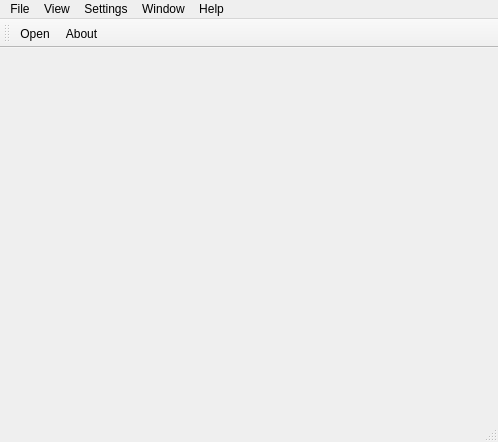
<?xml version="1.0" encoding="UTF-8"?>
<ui version="4.0">
 <class>ToolboxMain</class>
 <widget class="QMainWindow" name="ToolboxMain">
  <property name="geometry">
   <rect>
    <x>0</x>
    <y>0</y>
    <width>498</width>
    <height>442</height>
   </rect>
  </property>
  <property name="windowTitle">
   <string>ToolboxMain</string>
  </property>
  <widget class="QWidget" name="centralWidget"/>
  <widget class="QToolBar" name="mainToolBar">
   <property name="windowTitle">
    <string>Toolbar</string>
   </property>
   <property name="floatable">
    <bool>false</bool>
   </property>
   <attribute name="toolBarArea">
    <enum>TopToolBarArea</enum>
   </attribute>
   <attribute name="toolBarBreak">
    <bool>false</bool>
   </attribute>
   <addaction name="actionOpen"/>
   <addaction name="actionAbout"/>
  </widget>
  <widget class="QStatusBar" name="statusBar"/>
  <widget class="QMenuBar" name="menuBar">
   <property name="geometry">
    <rect>
     <x>0</x>
     <y>0</y>
     <width>498</width>
     <height>21</height>
    </rect>
   </property>
   <widget class="QMenu" name="menuFile">
    <property name="title">
     <string>File</string>
    </property>
    <addaction name="actionOpen"/>
    <addaction name="separator"/>
    <addaction name="actionExit"/>
   </widget>
   <widget class="QMenu" name="menuView">
    <property name="title">
     <string>View</string>
    </property>
    <widget class="QMenu" name="menuModel">
     <property name="title">
      <string>Model</string>
     </property>
     <addaction name="actionPoints"/>
     <addaction name="actionLines"/>
     <addaction name="actionLine_strip"/>
     <addaction name="actionLine_loop"/>
     <addaction name="actionTriangle"/>
     <addaction name="actionTriangle_strip"/>
     <addaction name="actionTriangle_fun"/>
     <addaction name="actionQuads"/>
     <addaction name="actionQuad_strip"/>
     <addaction name="actionPolygon"/>
    </widget>
    <addaction name="actionWireframe"/>
    <addaction name="actionBone"/>
    <addaction name="actionMaterial"/>
    <addaction name="menuModel"/>
   </widget>
   <widget class="QMenu" name="menuHelp">
    <property name="title">
     <string>Help</string>
    </property>
    <addaction name="actionAbout"/>
   </widget>
   <widget class="QMenu" name="menuWindow">
    <property name="title">
     <string>Window</string>
    </property>
   </widget>
   <widget class="QMenu" name="menuSettings">
    <property name="title">
     <string>Settings</string>
    </property>
   </widget>
   <addaction name="menuFile"/>
   <addaction name="menuView"/>
   <addaction name="menuSettings"/>
   <addaction name="menuWindow"/>
   <addaction name="menuHelp"/>
  </widget>
  <action name="actionWireframe">
   <property name="checkable">
    <bool>true</bool>
   </property>
   <property name="text">
    <string>Wireframe</string>
   </property>
  </action>
  <action name="actionBone">
   <property name="checkable">
    <bool>true</bool>
   </property>
   <property name="text">
    <string>Bone</string>
   </property>
  </action>
  <action name="actionMaterial">
   <property name="checkable">
    <bool>true</bool>
   </property>
   <property name="text">
    <string>Material</string>
   </property>
  </action>
  <action name="actionPoints">
   <property name="text">
    <string>Points</string>
   </property>
  </action>
  <action name="actionLines">
   <property name="text">
    <string>Lines</string>
   </property>
  </action>
  <action name="actionLine_strip">
   <property name="text">
    <string>Line strip</string>
   </property>
  </action>
  <action name="actionLine_loop">
   <property name="text">
    <string>Line loop</string>
   </property>
  </action>
  <action name="actionTriangle">
   <property name="text">
    <string>Triangle</string>
   </property>
  </action>
  <action name="actionTriangle_strip">
   <property name="text">
    <string>Triangle strip</string>
   </property>
  </action>
  <action name="actionTriangle_fun">
   <property name="text">
    <string>Triangle fun</string>
   </property>
  </action>
  <action name="actionQuads">
   <property name="text">
    <string>Quads</string>
   </property>
  </action>
  <action name="actionQuad_strip">
   <property name="text">
    <string>Quad strip</string>
   </property>
  </action>
  <action name="actionPolygon">
   <property name="text">
    <string>Polygon</string>
   </property>
  </action>
  <action name="actionAbout">
   <property name="text">
    <string>About...</string>
   </property>
  </action>
  <action name="actionOpen">
   <property name="text">
    <string>&amp;Open</string>
   </property>
   <property name="shortcut">
    <string>O</string>
   </property>
  </action>
  <action name="actionWindow">
   <property name="text">
    <string>Window</string>
   </property>
  </action>
  <action name="actionExit">
   <property name="text">
    <string>Exit</string>
   </property>
  </action>
 </widget>
 <layoutdefault spacing="6" margin="11"/>
 <resources/>
 <connections>
  <connection>
   <sender>actionOpen</sender>
   <signal>triggered()</signal>
   <receiver>ToolboxMain</receiver>
   <slot>onOpen()</slot>
   <hints>
    <hint type="sourcelabel">
     <x>-1</x>
     <y>-1</y>
    </hint>
    <hint type="destinationlabel">
     <x>309</x>
     <y>240</y>
    </hint>
   </hints>
  </connection>
  <connection>
   <sender>actionExit</sender>
   <signal>triggered()</signal>
   <receiver>ToolboxMain</receiver>
   <slot>onExit()</slot>
   <hints>
    <hint type="sourcelabel">
     <x>-1</x>
     <y>-1</y>
    </hint>
    <hint type="destinationlabel">
     <x>309</x>
     <y>240</y>
    </hint>
   </hints>
  </connection>
  <connection>
   <sender>actionMaterial</sender>
   <signal>triggered()</signal>
   <receiver>ToolboxMain</receiver>
   <slot>onMaterial()</slot>
   <hints>
    <hint type="sourcelabel">
     <x>-1</x>
     <y>-1</y>
    </hint>
    <hint type="destinationlabel">
     <x>309</x>
     <y>240</y>
    </hint>
   </hints>
  </connection>
  <connection>
   <sender>actionBone</sender>
   <signal>triggered()</signal>
   <receiver>ToolboxMain</receiver>
   <slot>onBones()</slot>
   <hints>
    <hint type="sourcelabel">
     <x>-1</x>
     <y>-1</y>
    </hint>
    <hint type="destinationlabel">
     <x>309</x>
     <y>240</y>
    </hint>
   </hints>
  </connection>
  <connection>
   <sender>actionWireframe</sender>
   <signal>triggered()</signal>
   <receiver>ToolboxMain</receiver>
   <slot>onWireframe()</slot>
   <hints>
    <hint type="sourcelabel">
     <x>-1</x>
     <y>-1</y>
    </hint>
    <hint type="destinationlabel">
     <x>309</x>
     <y>240</y>
    </hint>
   </hints>
  </connection>
 </connections>
 <slots>
  <slot>onOpen()</slot>
  <slot>onExit()</slot>
  <slot>onWireframe()</slot>
  <slot>onBones()</slot>
  <slot>onMaterial()</slot>
 </slots>
</ui>
